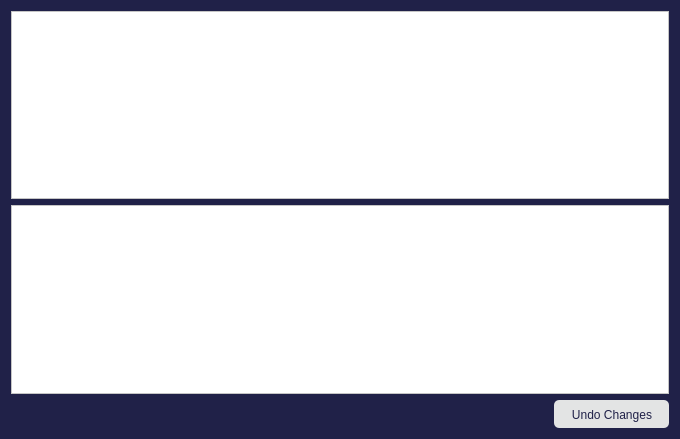
<?xml version="1.0" encoding="UTF-8"?>
<ui version="4.0">
 <class>UndoGlobalReplace</class>
 <widget class="QDialog" name="UndoGlobalReplace">
  <property name="geometry">
   <rect>
    <x>0</x>
    <y>0</y>
    <width>680</width>
    <height>439</height>
   </rect>
  </property>
  <property name="windowTitle">
   <string>Dialog</string>
  </property>
  <property name="styleSheet">
   <string notr="true">background-color: rgb(32, 33, 72);</string>
  </property>
  <layout class="QVBoxLayout" name="verticalLayout">
   <item>
    <widget class="QListWidget" name="listWidget">
     <property name="styleSheet">
      <string notr="true">background-color: rgb(255, 255, 255); color:black;</string>
     </property>
    </widget>
   </item>
   <item>
    <widget class="QTextBrowser" name="textBrowser">
     <property name="styleSheet">
      <string notr="true">background-color: rgb(255, 255, 255);</string>
     </property>
    </widget>
   </item>
   <item>
    <layout class="QHBoxLayout" name="horizontalLayout">
     <item>
      <spacer name="horizontalSpacer">
       <property name="orientation">
        <enum>Qt::Horizontal</enum>
       </property>
       <property name="sizeHint" stdset="0">
        <size>
         <width>40</width>
         <height>20</height>
        </size>
       </property>
      </spacer>
     </item>
     <item>
      <widget class="QPushButton" name="applyButton">
       <property name="styleSheet">
        <string notr="true">QPushButton{background-color:rgb(227, 228, 228);border:0px; color: rgb(32, 33, 72); height:26.96px; width: 113.5px; padding-top:1px; border-radius:4.8px; padding-left:1.3px; selection-color: rgb(32, 33, 72); selection-background-color: rgb(136, 138, 133);
} QPushButton:checked{background-color: rgb(136, 138, 133);} QPushButton:pressed {background-color: rgb(136, 138, 133);}</string>
       </property>
       <property name="text">
        <string>Undo Changes</string>
       </property>
      </widget>
     </item>
    </layout>
   </item>
  </layout>
 </widget>
 <resources/>
 <connections/>
</ui>
